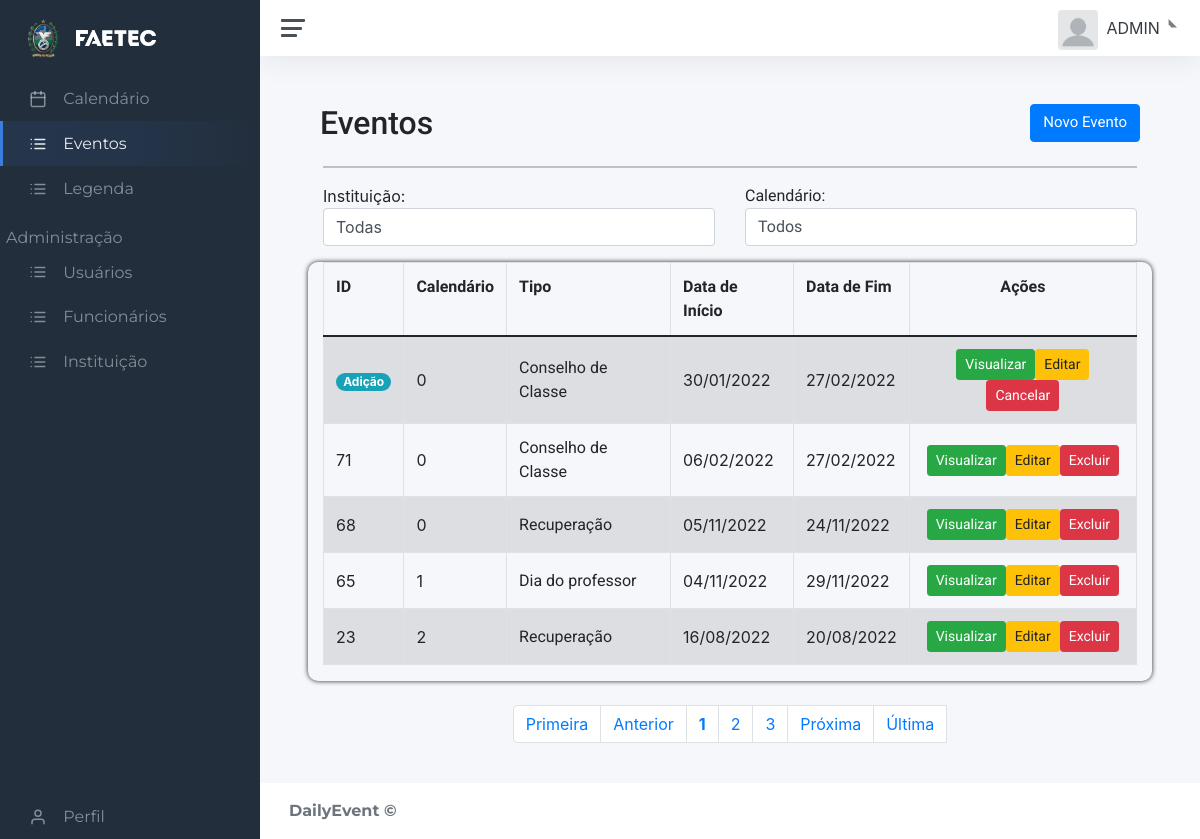
The page /static/dash.php?page=lista_eve (signed in) on the database its author committed.
### tables this page shows
CREATE TABLE IF NOT EXISTS `legenda` (
  `id_leg` int(11) NOT NULL AUTO_INCREMENT,
  `tipo_evento` varchar(50) DEFAULT NULL,
  `desc_leg` varchar(60) DEFAULT NULL,
  `simbolo_leg` varchar(100) DEFAULT NULL,
  `sigla_leg` varchar(4) DEFAULT NULL,
  `cor_leg` varchar(9) DEFAULT NULL,
  PRIMARY KEY (`id_leg`)
);

### static/contents/evento/lista_eve.php (the view, shortened to what this page needs)
<link rel="stylesheet" href="../static/css/content.css">
<link rel="stylesheet" href="../static/css/crud.css">
<div id="main" class="container-fluid">
	<div id="top" class="row">
		<div class="d-flex justify-content-between">
			<h2 class="evento">Eventos</h2>
			<a href="?page=addeve" class="btn btn-primary pull-right h2">Novo Evento</a>
		</div>
	</div>
	<hr/>
	<form action="?page=lista_eve" method="post" >
		<div class="d-flex row justify-content-between" >
			<?php if($_SESSION['UsuarioNivel'] == 2){ ?>
			<div class="form-group col-md-6 col-sm">
				Instituição:
				<select name="ue" class="form-control " action="post" onchange='formreact(this.value,"lista_eve")';>
				<option value="none">Todas</option>
				<?php
			    echo "</select>
				</div>";}
				?>
			<div class="td-indicador form-group col-md-6">
				Calendário:
				<select name="calendario" class="form-control " id="reactive" action="post" onchange='this.form.submit()';>
				<option value="none">Todos</option>
				<?php
				echo "</select>
			</div>
		</div>";
	echo "</form>";
	?>
	<div id="bloco-list-pag">
		<div class="table-all    row">
			<div class="table-responsive col-md-12">
				<?php
					$quantidade = 5;
					$pagina = (isset($_GET['pagina'])) ? (int)$_GET['pagina'] : 1;
					$inicio = ($quantidade * $pagina) - $quantidade;
					if(isset($_POST['calendario']) && $_POST['calendario'] !== 'none'){
						$eventos = mysqli_query($con, "select *,(SELECT act_tmp FROM tmp_eve WHERE act_tmp='del' && tmp_eve.id_evento = eventos.id_evento) as act_tmp, (SELECT id_tmp FROM tmp_eve WHERE act_tmp='del' && tmp_eve.id_evento = eventos.id_evento) as id_tmp FROM eventos WHERE id_calendario='".$_POST['calendario']."' && id_evento not in (SELECT id_evento  FROM tmp_eve WHERE not act_tmp = 'del') union all SELECT * FROM tmp_eve wHERE id_calendario ='".$_POST['calendario']."' && NOT act_tmp = 'del' order by id_calendario ASC limit $inicio, $quantidade;") or die(mysqli_error());
						$sqlTotal 		= "select id_evento from eventos where id_calendario = '".$_POST['calendario']."';";
					}
					else{
						if($_SESSION['UsuarioNivel'] == 2){
							$eventos = mysqli_query($con, "select *,(SELECT act_tmp FROM tmp_eve WHERE act_tmp='del' && tmp_eve.id_evento = eventos.id_evento) as act_tmp, (SELECT id_tmp FROM tmp_eve WHERE act_tmp='del' && tmp_eve.id_evento = eventos.id_evento) as id_tmp FROM eventos WHERE id_evento not in (SELECT id_evento  FROM tmp_eve WHERE not act_tmp = 'del') union all SELECT * FROM tmp_eve wHERE NOT act_tmp = 'del' order by id_calendario ASC limit $inicio, $quantidade;") or die(mysqli_error());
							$sqlTotal 		= "select id_evento from eventos;";
						}
					}
					echo "<table class='table table-striped' cellspacing='0' cellpading='0'>";
					echo "<thead><tr>";
					echo "<td class='td-indicador'><strong>ID</strong></td>";
					echo "<td class='td-indicador'><strong><span class='d-inline-block d-sm-none'>Cal.</span><span class='d-none d-sm-inline-block'>Calendário</span></strong></td>";
					echo "<td class='td-indicador'><strong>Tipo</strong></td>";
					echo "<td class='td-indicador d-none d-sm-table-cell'><strong>Data de Início</strong></td>";
					echo "<td class='td-indicador d-none d-sm-table-cell'><strong>Data de Fim</strong></td>";
					echo "<td class='td-center'><strong>Ações</strong></td>";
					echo "</tr></thead><tbody>";
				if(!empty($eventos)){
					while(($info = mysqli_fetch_array($eventos))){
							$tipo_evento = mysqli_query($con, "select tipo_evento from legenda where id_leg = '".$info['id_leg']."';");
							echo "<tr>";
							echo "<td style=''>".(($info['act_tmp'] != 'add')?$info['id_evento']:'')." <span class='badge badge-pill badge-";
							if($info['act_tmp'] != null){
							if($info['act_tmp'] == 'del'){
								echo "danger'>Exclusão</span>";
							}else if($info['act_tmp'] == 'edit'){
								echo "warning'>Edição</span>";
							} else if($info['act_tmp'] == 'add'){
								echo "info'>Adição</span>";
							}}
							else {
								echo "'></span>";
							}
							echo "</td>";
							echo "<td class='teste'>".$info['id_calendario']."</td>";
							echo "<td class='td-info'>".mysqli_fetch_array($tipo_evento)[0]." </td>";
							echo "<td class='d-none d-sm-table-cell'><span class='d-none d-sm-inline-block'>".date('d/m/Y',strtotime($info[1]))."</span><span class='d-inline-block d-sm-none'>".date('d/m',strtotime($info[1]))."</span></td>";
							echo "<td class='d-none d-sm-table-cell'><span class='d-none d-sm-inline-block'>".date('d/m/Y',strtotime($info[2]))."</span><span class='d-inline-block d-sm-none'>".date('d/m',strtotime($info[2]))."</span></td>";
							echo "<td class='actions btn-group-sm td-center'>";
							if($info['act_tmp'] != null){
								echo "<a class='btn btn-success btn-xs d-none d-sm-inline-block' href=?page=view_eve&id_tmp=".$info['id_tmp']."&status=".$info['act_tmp']."&id_evento=".$info['id_evento']."> Visualizar </a>";
								echo "<a class='btn btn-warning btn-xs d-none d-sm-inline-block' href=?page=edit_eve&id_tmp=".$info['id_tmp']."&status=".$info['act_tmp']."&id_evento=".$info['id_evento']."> Editar </a>";
								echo "<a class='btn btn-danger btn-xs d-none d-sm-inline-block' href=?page=excluir_eve&id_tmp=".$info['id_tmp']."&status=".$info['act_tmp']."&id_evento=".$info['id_evento']." >Cancelar</a>";
								echo "<a class='btn btn-danger btn-xs d-inline-block d-sm-none' href=?page=excluir_eve&id_tmp=".$info['id_tmp']."&status=".$info['act_tmp']."&id_evento=".$info['id_evento']."><i class='align-middle' data-feather='trash'></i></a></td></tr>";
							}
							else{
								echo "<a class='btn btn-success btn-xs d-none d-sm-inline-block' href=?page=view_eve&id_evento=".$info['id_evento']."&status=active> Visualizar </a>";
								echo "<a class='btn btn-warning btn-xs d-none d-sm-inline-block' href=?page=edit_eve&id_evento=".$info['id_evento']."&status=active> Editar </a>";
								echo "<a class='btn btn-danger btn-xs d-none d-sm-inline-block' href=?page=excluir_eve&id_evento=".$info['id_evento']."&status=active> Excluir </a>";
								echo "<a class='btn btn-danger btn-xs d-inline-block d-sm-none' href=?page=excluir_eve&&id_evento=".$info['id_evento']."&status=active><i class='align-middle' data-feather='trash'></i></a></td></tr>";
							}
						}
				}
				else{
					echo "Este calendário não possui eventos";
				}
				echo "</tbody></table>";
			?>
		</div>
	</div>
	<br>
	<div id="bottom" class="row" >
			<div class="col-md-12">
				<?php
					if(!empty($sqlTotal)){
					$qrTotal  		= mysqli_query($con, $sqlTotal) or die (mysqli_error());
					$numTotal 		= mysqli_num_rows($qrTotal);
					$totalpagina = (ceil($numTotal/$quantidade)<=0) ? 1 : ceil($numTotal/$quantidade);
					$anterior = (($pagina-1) <= 0) ? 1 : $pagina - 1;
					$posterior = (($pagina+1) >= $totalpagina) ? $totalpagina : $pagina+1;
					echo "<ul class='pagination d-flex justify-content-center'>";
					echo "<li class='page-item d-none d-sm-inline-block'><a class='page-link' href='?page=lista_eve&pagina=1".((!empty($_POST['ue']))?'&ue='.$_POST['ue'].'&calendario='.$_POST['calendario']:'')."'> Primeira</a></li> ";
					echo "<li class='page-item d-none d-sm-inline-block'><a class='page-link' href='?page=lista_eve&pagina=$anterior".((!empty($_POST['ue']))?'&ue='.$_POST['ue'].'&calendario='.$_POST['calendario']:'')."'> Anterior</a></li> ";
					echo "<li class='page-item'><a class='page-link' href='?page=lista_eve&pagina=".$pagina.((!empty($_POST['ue']))?'&ue='.$_POST['ue'].'&calendario='.$_POST['calendario']:'')."'><strong>".$pagina."</strong></a></li> ";
					for($i = $pagina+1; $i < $pagina+3; $i++){
						if($i <= $totalpagina)
						echo "<li class='page-item'><a class='page-link' href='?page=lista_eve&pagina=".$i.((!empty($_POST['ue']))?'&ue='.$_POST['ue'].'&calendario='.$_POST['calendario']:'')."'> ".$i." </a></li> ";
					}
					echo "<li class='page-item d-none d-sm-inline-block'><a class='page-link' href='?page=lista_eve&pagina=$posterior".((!empty($_POST['ue']))?'&ue='.$_POST['ue'].'&calendario='.$_POST['calendario']:'')."'> Próxima</a></li> ";
					echo "<li class='page-item d-none d-sm-inline-block'><a class='page-link' href='?page=lista_eve&pagina=$totalpagina".((!empty($_POST['ue']))?'&ue='.$_POST['ue'].'&calendario='.$_POST['calendario']:'')."'> &Uacute;ltima</a></li>";
					echo "<li class='page-item d-inline-block d-sm-none'><a class='page-link' href='?page=lista_eve&pagina=$totalpagina".((!empty($_POST['ue']))?'&ue='.$_POST['ue'].'&calendario='.$_POST['calendario']:'')."'><i class='align-middle' data-feather='chevrons-right'></i></a></li></ul>";}
				?>
			</div>
		</div>
	</div>
</div>

### static/css/main.css (style rules this page uses)
#calendario table, th, td { border: 1px solid; }
.table { width:30%px !important; }
.table-all { border-radius: 10px; box-shadow: 0px 0px 5px; }
.td-indicador { font-family: 'Raleway', sans-serif; }
.td-info { font-family: 'Roboto', sans-serif; }
.td-center { text-align:center; font-family: 'Raleway', sans-serif; }
.evento { font-family: 'Roboto', sans-serif; }
.btn { font-family: 'Roboto', sans-serif; font-size: 15px; }

### static/css/content.css (style rules this page uses)
.evento { font-family: 'Roboto', sans-serif; }
.btn { font-family: 'Roboto', sans-serif; font-size: 15px; }

### static/css/crud.css (style rules this page uses)
.table-all { border-radius: 10px; box-shadow: 0px 0px 5px; }
.td-indicador { font-family: 'Raleway', sans-serif; }
.td-info { font-family: 'Roboto', sans-serif; }
.td-center { text-align:center; font-family: 'Raleway', sans-serif; }

### rows shown on the page
legenda: tipo_evento "Conselho de Classe"
legenda: tipo_evento "Recuperação"
legenda: tipo_evento "Dia do professor"

### other values the page prints
$_SESSION['UsuarioNome'] "ADMIN"
$info['id_calendario'] "0"
date('d/m/Y',strtotime($info[1])) "30/01/2022"
date('d/m/Y',strtotime($info[2])) "27/02/2022"
$info['id_evento'] "71"
date('d/m/Y',strtotime($info[1])) "06/02/2022"
$info['id_evento'] "68"
date('d/m/Y',strtotime($info[1])) "05/11/2022"
date('d/m/Y',strtotime($info[2])) "24/11/2022"
$info['id_evento'] "65"
$info['id_calendario'] "1"
date('d/m/Y',strtotime($info[1])) "04/11/2022"
date('d/m/Y',strtotime($info[2])) "29/11/2022"
$info['id_evento'] "23"
$info['id_calendario'] "2"
